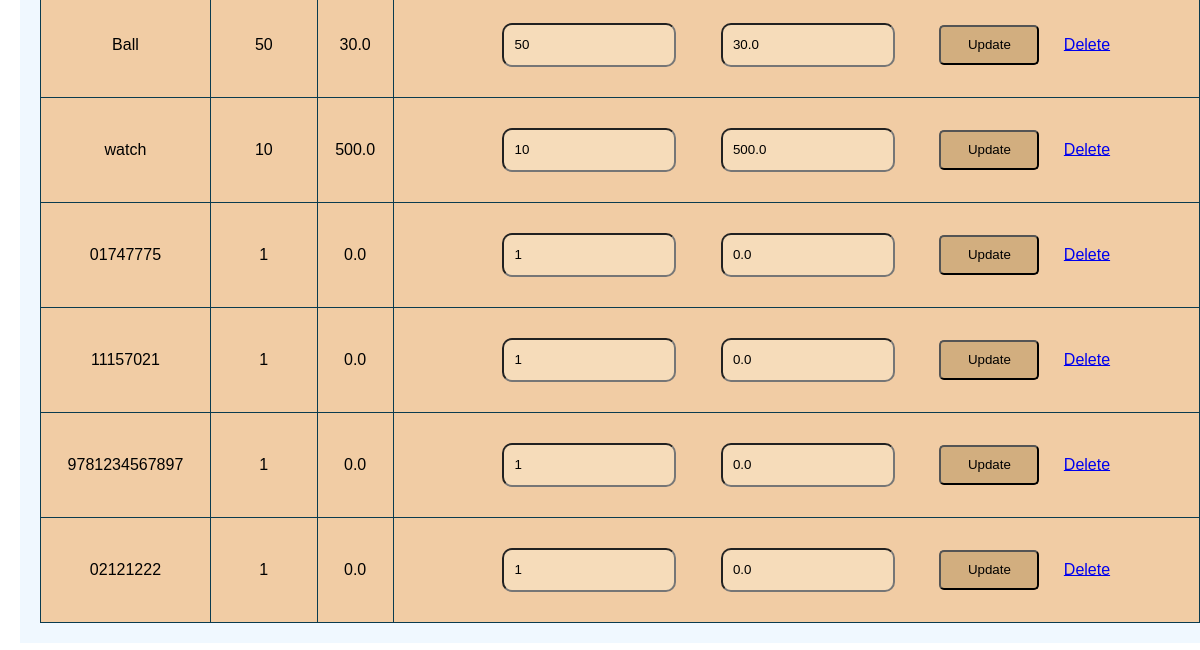
Page / (signed in, lower part) on the earlier database version.
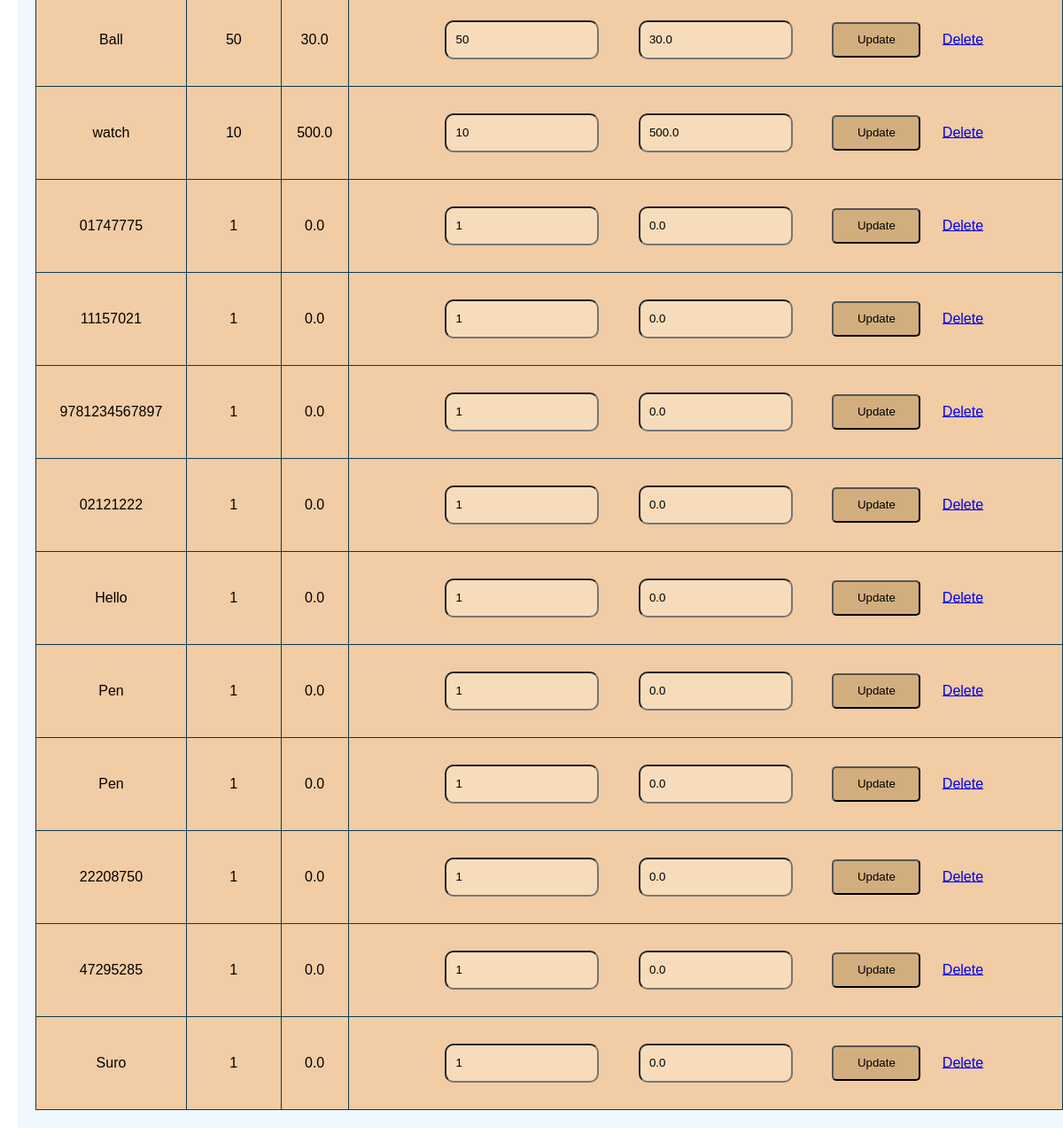
Same page on the later database version.
### tables this page shows
CREATE TABLE items (
                        id INTEGER PRIMARY KEY AUTOINCREMENT,
                        name TEXT NOT NULL,
                        quantity INTEGER NOT NULL,
                        price REAL NOT NULL);

### app.py (the view)
@app.route('/')
@login_required
def index():
    conn = get_db_connection()
    items = conn.execute('SELECT * FROM items').fetchall()
    conn.close()
    return render_template('index.html', items=items)

### app.py (called while the page is built)
def get_db_connection():
    conn = sqlite3.connect('inventory.db')
    conn.row_factory = sqlite3.Row
    return conn

@login_manager.user_loader
def load_user(user_id):
    return User(user_id)

### templates/index.html (shortened to what this page needs)
<!DOCTYPE html>
<html lang="en">
<head>
    <link rel="stylesheet" href="/static/style.css">
</head>
<body>
    <div class="page">
        <table>
            <tbody>
                {% for item in items %}
                <tr class="column-bottom">
                    <td>{{ item['name'] }}</td>
                    <td>{{ item['quantity'] }}</td>
                    <td>{{ item['price'] }}</td>
                    <td>
                        <form action="/update" method="post" style="display:inline;">
                            <input class="input-data" type="number" name="quantity" value="{{ item['quantity'] }}" required>
                            <input class="input-data" type="number" name="price" value="{{ item['price'] }}" step="0.01" required>
                            <button class="input-btn" type="submit">Update</button>
                        </form>
                        <a href="/delete/{{ item['id'] }}" class="delete-btn" onclick="return confirm('Are you sure?')">Delete</a>
                    </td>
                </tr>
                {% endfor %}
            </tbody>
        </table>
    </div>
</body>
</html>

### static/style.css (style rules this page uses)
body { font-family: Arial, sans-serif; margin: 20px; }
form { margin-bottom: 20px; }
table { width: 100%; border-collapse: collapse; }
table, th, td { border: 1px solid #0a3b4f; }
th, td { padding: 10px; text-align: center; }
button { padding: 5px 10px; cursor: pointer; }
.page { background-color: aliceblue; height: 100%; width: 100%; padding: 20px; }
.input-data { padding: 10px; margin: 20px; width: 150px; height: 20px; border-radius: 10px; background-color: rgb(246, 220, 186); }
.input-btn { height: 40px; width: 100px; border-radius: 5px; margin: 20px; background-color: rgb(210, 174, 127); }
.column-bottom { background-color: rgb(241, 204, 164); }

Differences in the rows shown:
added items: name "Hello", quantity "1", price "0.0"
added items: name "Pen", quantity "1", price "0.0"
added items: name "Pen", quantity "1", price "0.0"
added items: name "22208750", quantity "1", price "0.0"
added items: name "47295285", quantity "1", price "0.0"
added items: name "Suro", quantity "1", price "0.0"
